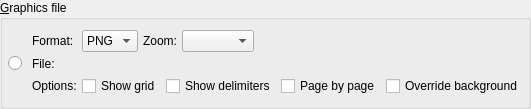
           <widget class="QGroupBox" name="export_to_img_gb">
            <property name="sizePolicy">
             <sizepolicy hsizetype="Preferred" vsizetype="Preferred">
              <horstretch>0</horstretch>
              <verstretch>0</verstretch>
             </sizepolicy>
            </property>
            <property name="focusPolicy">
             <enum>Qt::FocusPolicy::StrongFocus</enum>
            </property>
            <property name="title">
             <string>&amp;Graphics file</string>
            </property>
            <layout class="QGridLayout" name="gridLayout_11">
             <property name="leftMargin">
              <number>5</number>
             </property>
             <property name="topMargin">
              <number>5</number>
             </property>
             <property name="rightMargin">
              <number>5</number>
             </property>
             <property name="bottomMargin">
              <number>5</number>
             </property>
             <property name="spacing">
              <number>5</number>
             </property>
             <item row="0" column="2" rowspan="2">
              <widget class="QWidget" name="export_to_img_wgt" native="true">
               <property name="enabled">
                <bool>true</bool>
               </property>
               <property name="sizePolicy">
                <sizepolicy hsizetype="Preferred" vsizetype="Fixed">
                 <horstretch>0</horstretch>
                 <verstretch>0</verstretch>
                </sizepolicy>
               </property>
               <property name="minimumSize">
                <size>
                 <width>0</width>
                 <height>0</height>
                </size>
               </property>
               <layout class="QGridLayout" name="export_to_img_grid">
                <property name="leftMargin">
                 <number>5</number>
                </property>
                <property name="topMargin">
                 <number>5</number>
                </property>
                <property name="rightMargin">
                 <number>0</number>
                </property>
                <property name="bottomMargin">
                 <number>5</number>
                </property>
                <property name="spacing">
                 <number>5</number>
                </property>
                <item row="2" column="0">
                 <widget class="QLabel" name="image_lbl">
                  <property name="enabled">
                   <bool>true</bool>
                  </property>
                  <property name="sizePolicy">
                   <sizepolicy hsizetype="Fixed" vsizetype="Fixed">
                    <horstretch>0</horstretch>
                    <verstretch>0</verstretch>
                   </sizepolicy>
                  </property>
                  <property name="minimumSize">
                   <size>
                    <width>0</width>
                    <height>0</height>
                   </size>
                  </property>
                  <property name="text">
                   <string>File:</string>
                  </property>
                 </widget>
                </item>
                <item row="0" column="0">
                 <widget class="QLabel" name="img_fmt_lbl">
                  <property name="enabled">
                   <bool>true</bool>
                  </property>
                  <property name="sizePolicy">
                   <sizepolicy hsizetype="Fixed" vsizetype="Fixed">
                    <horstretch>0</horstretch>
                    <verstretch>0</verstretch>
                   </sizepolicy>
                  </property>
                  <property name="minimumSize">
                   <size>
                    <width>0</width>
                    <height>0</height>
                   </size>
                  </property>
                  <property name="text">
                   <string>Format:</string>
                  </property>
                 </widget>
                </item>
                <item row="0" column="1" colspan="2">
                 <widget class="QComboBox" name="img_fmt_cmb">
                  <property name="sizePolicy">
                   <sizepolicy hsizetype="Fixed" vsizetype="Fixed">
                    <horstretch>0</horstretch>
                    <verstretch>0</verstretch>
                   </sizepolicy>
                  </property>
                  <property name="sizeAdjustPolicy">
                   <enum>QComboBox::SizeAdjustPolicy::AdjustToContents</enum>
                  </property>
                  <item>
                   <property name="text">
                    <string>PNG</string>
                   </property>
                  </item>
                  <item>
                   <property name="text">
                    <string>SVG</string>
                   </property>
                  </item>
                 </widget>
                </item>
                <item row="0" column="3">
                 <layout class="QHBoxLayout" name="horizontalLayout_3">
                  <property name="spacing">
                   <number>5</number>
                  </property>
                  <property name="topMargin">
                   <number>0</number>
                  </property>
                  <property name="rightMargin">
                   <number>0</number>
                  </property>
                  <property name="bottomMargin">
                   <number>0</number>
                  </property>
                  <item>
                   <widget class="QLabel" name="zoom_lbl">
                    <property name="enabled">
                     <bool>true</bool>
                    </property>
                    <property name="sizePolicy">
                     <sizepolicy hsizetype="Fixed" vsizetype="Fixed">
                      <horstretch>0</horstretch>
                      <verstretch>0</verstretch>
                     </sizepolicy>
                    </property>
                    <property name="minimumSize">
                     <size>
                      <width>0</width>
                      <height>0</height>
                     </size>
                    </property>
                    <property name="font">
                     <font>
                      <italic>false</italic>
                     </font>
                    </property>
                    <property name="text">
                     <string>Zoom:</string>
                    </property>
                   </widget>
                  </item>
                  <item>
                   <widget class="QComboBox" name="zoom_cmb">
                    <property name="enabled">
                     <bool>true</bool>
                    </property>
                    <property name="sizePolicy">
                     <sizepolicy hsizetype="Fixed" vsizetype="Fixed">
                      <horstretch>0</horstretch>
                      <verstretch>0</verstretch>
                     </sizepolicy>
                    </property>
                    <property name="sizeAdjustPolicy">
                     <enum>QComboBox::SizeAdjustPolicy::AdjustToContents</enum>
                    </property>
                    <property name="iconSize">
                     <size>
                      <width>28</width>
                      <height>28</height>
                     </size>
                    </property>
                   </widget>
                  </item>
                  <item>
                   <spacer name="horizontalSpacer_3">
                    <property name="orientation">
                     <enum>Qt::Orientation::Horizontal</enum>
                    </property>
                    <property name="sizeHint" stdset="0">
                     <size>
                      <width>40</width>
                      <height>20</height>
                     </size>
                    </property>
                   </spacer>
                  </item>
                 </layout>
                </item>
                <item row="3" column="1" colspan="3">
                 <layout class="QHBoxLayout" name="horizontalLayout_8">
                  <property name="spacing">
                   <number>5</number>
                  </property>
                  <item>
                   <widget class="QCheckBox" name="show_grid_chk">
                    <property name="enabled">
                     <bool>true</bool>
                    </property>
                    <property name="sizePolicy">
                     <sizepolicy hsizetype="Fixed" vsizetype="Fixed">
                      <horstretch>0</horstretch>
                      <verstretch>0</verstretch>
                     </sizepolicy>
                    </property>
                    <property name="text">
                     <string>Show grid</string>
                    </property>
                   </widget>
                  </item>
                  <item>
                   <widget class="QCheckBox" name="show_delim_chk">
                    <property name="enabled">
                     <bool>true</bool>
                    </property>
                    <property name="sizePolicy">
                     <sizepolicy hsizetype="Preferred" vsizetype="Fixed">
                      <horstretch>0</horstretch>
                      <verstretch>0</verstretch>
                     </sizepolicy>
                    </property>
                    <property name="text">
                     <string>Show delimiters</string>
                    </property>
                   </widget>
                  </item>
                  <item>
                   <widget class="QCheckBox" name="page_by_page_chk">
                    <property name="enabled">
                     <bool>true</bool>
                    </property>
                    <property name="sizePolicy">
                     <sizepolicy hsizetype="Preferred" vsizetype="Fixed">
                      <horstretch>0</horstretch>
                      <verstretch>0</verstretch>
                     </sizepolicy>
                    </property>
                    <property name="toolTip">
                     <string>Exporting the model page by page will generate files with a &lt;strong&gt;_p[n]&lt;/strong&gt; suffix where &lt;strong&gt;n&lt;/strong&gt; is the page id. Check if the current user has write permission on output folder.</string>
                    </property>
                    <property name="statusTip">
                     <string/>
                    </property>
                    <property name="text">
                     <string>Page by page</string>
                    </property>
                   </widget>
                  </item>
                  <item>
                   <widget class="QCheckBox" name="override_bg_color_chk">
                    <property name="sizePolicy">
                     <sizepolicy hsizetype="Expanding" vsizetype="Fixed">
                      <horstretch>0</horstretch>
                      <verstretch>0</verstretch>
                     </sizepolicy>
                    </property>
                    <property name="toolTip">
                     <string>&lt;p&gt;By checking this option, pgModeler ignores the original canvas background color and the exported image background will be set to white so the file can be print-ready. The default behavior is to create an output image in which the background follows the canvas background color. In some cases, this behavior may not be desirable mainly if the generated image is for printing. &lt;/p&gt;</string>
                    </property>
                    <property name="text">
                     <string>Override background</string>
                    </property>
                    <property name="checked">
                     <bool>false</bool>
                    </property>
                   </widget>
                  </item>
                 </layout>
                </item>
                <item row="3" column="0">
                 <widget class="QLabel" name="label">
                  <property name="text">
                   <string>Options:</string>
                  </property>
                 </widget>
                </item>
               </layout>
              </widget>
             </item>
             <item row="0" column="0" rowspan="2">
              <widget class="QRadioButton" name="export_to_img_rb">
               <property name="sizePolicy">
                <sizepolicy hsizetype="Fixed" vsizetype="Expanding">
                 <horstretch>0</horstretch>
                 <verstretch>0</verstretch>
                </sizepolicy>
               </property>
               <property name="text">
                <string/>
               </property>
               <property name="icon">
                <iconset resource="../../res/resources.qrc">
                 <normaloff>:/images/images/exporttoimg.png</normaloff>:/images/images/exporttoimg.png</iconset>
               </property>
               <property name="iconSize">
                <size>
                 <width>37</width>
                 <height>90</height>
                </size>
               </property>
               <property name="checked">
                <bool>false</bool>
               </property>
               <property name="autoExclusive">
                <bool>false</bool>
               </property>
              </widget>
             </item>
            </layout>
           </widget>
